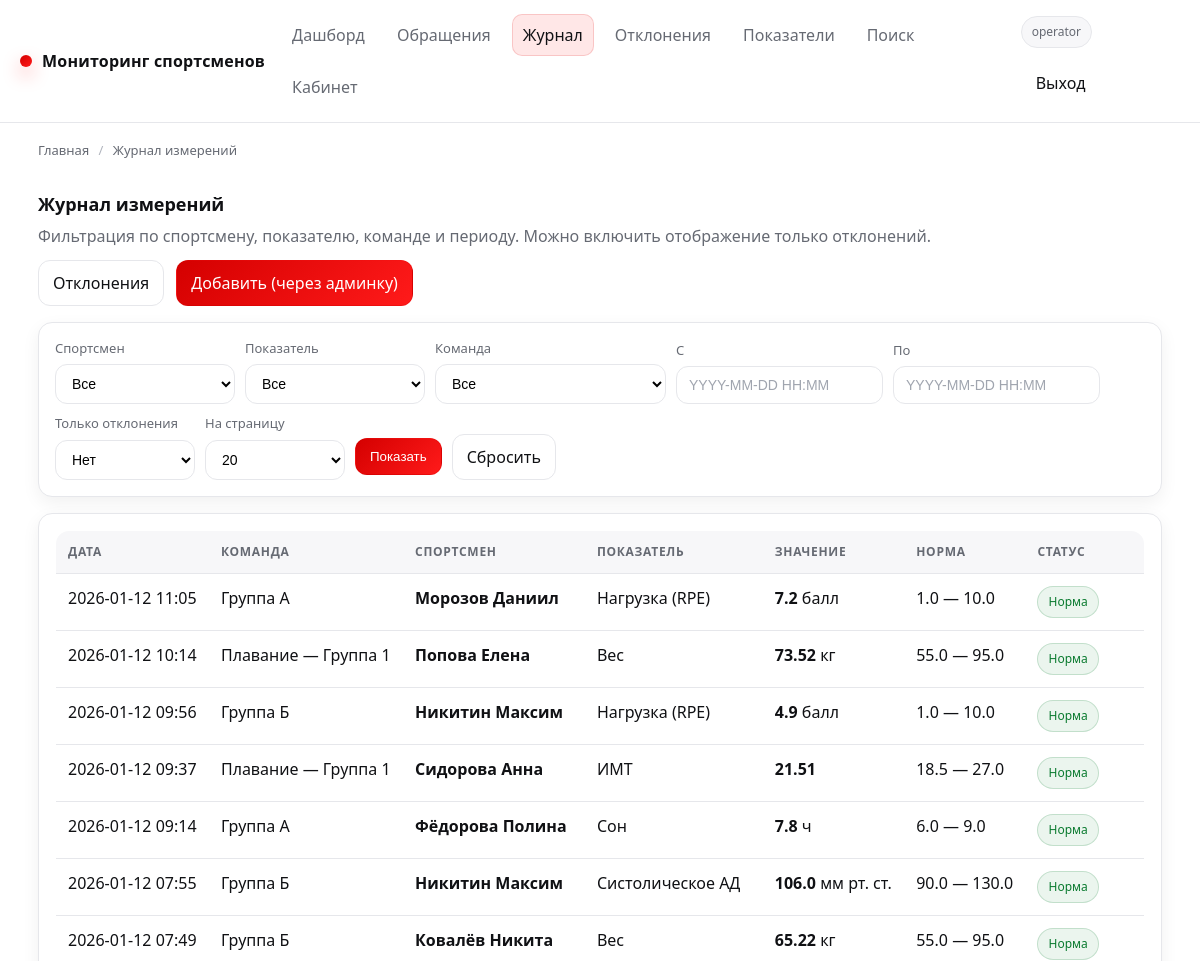
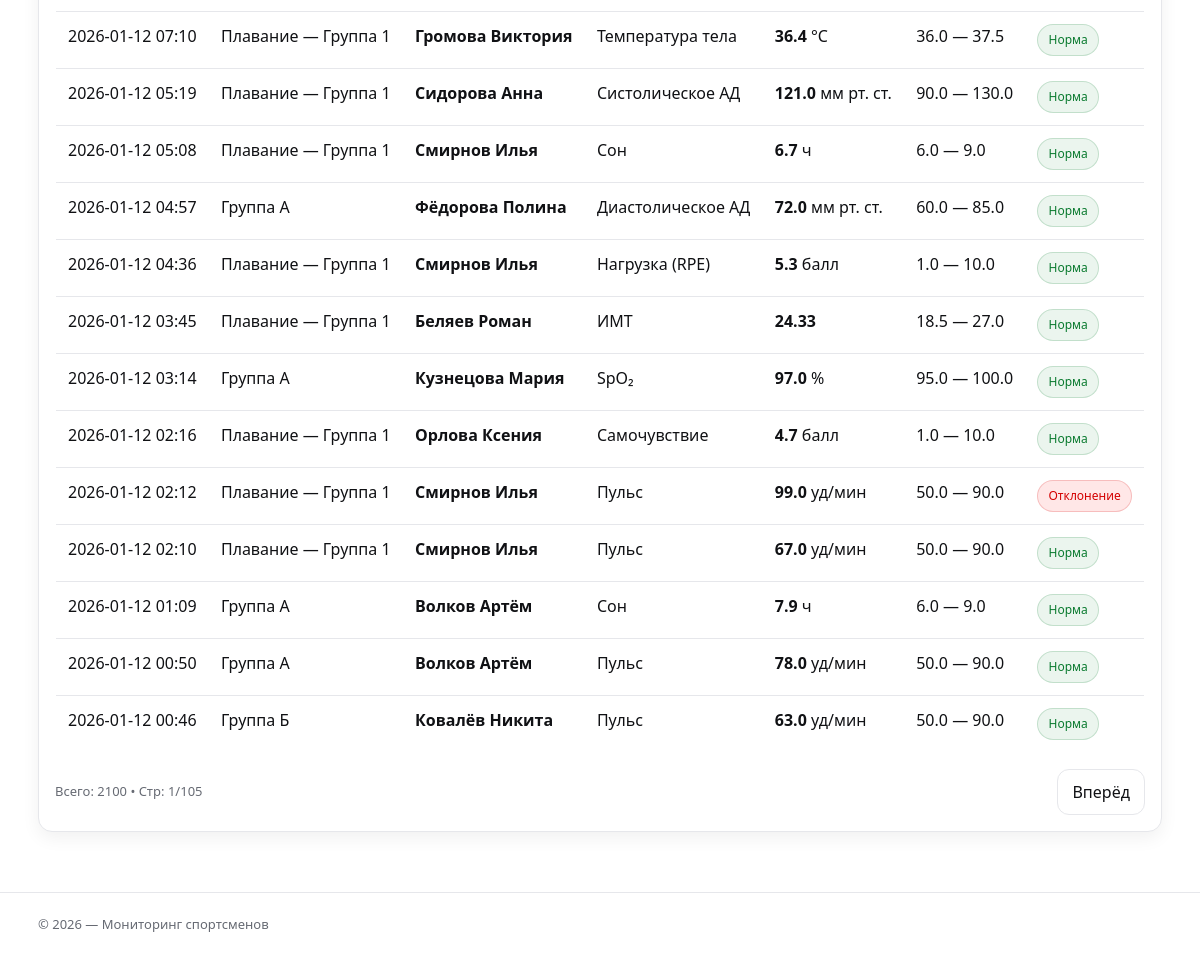
/catalog (signed in), run on the app's committed database (2 pictures, top to bottom).
### app/models.py (models this page shows, shortened)
class User(db.Model, UserMixin):
    __tablename__ = "users"
    id = db.Column(db.Integer, primary_key=True)
    username = db.Column(db.String(64), unique=True, nullable=False, index=True)
    email = db.Column(db.String(120), unique=True, nullable=True, index=True)
    password_hash = db.Column(db.String(255), nullable=False)
    role = db.Column(db.String(32), nullable=False, default=ROLE_USER, index=True)
    is_active = db.Column(db.Boolean, nullable=False, default=True)
    created_at = db.Column(db.DateTime, nullable=False, default=datetime.utcnow)
    last_login_at = db.Column(db.DateTime, nullable=True)
    measurements_created = db.relationship(
        "Measurement",
        back_populates="created_by",
        lazy="select",
    )
    feedback_created = db.relationship(
        "Feedback",
        back_populates="author",
        lazy="select",
    )
    exports_created = db.relationship(
        "ExportBatch",
        back_populates="created_by",
        lazy="select",
    )
    teams_managed = db.relationship(
        "Team",
        back_populates="coach",
        lazy="select",
    )
    alerts_closed = db.relationship(
        "Alert",
        back_populates="closed_by",
        lazy="select",
        foreign_keys="Alert.closed_by_id",
    )
    audit_events = db.relationship(
        "AuditLog",
        back_populates="user",
        lazy="select",
    )
    athlete = db.relationship(
        "Athlete",
        back_populates="user",
        uselist=False,
        lazy="select",
    )
    def has_role(self, *roles: str) -> bool:
        return self.role in roles

class Measurement(db.Model):
    __tablename__ = "measurements"
    id = db.Column(db.Integer, primary_key=True)
    athlete_id = db.Column(db.Integer, db.ForeignKey("athletes.id"), nullable=False, index=True)
    indicator_id = db.Column(db.Integer, db.ForeignKey("indicators.id"), nullable=False, index=True)
    measured_at = db.Column(db.DateTime, nullable=False, default=datetime.utcnow, index=True)
    value = db.Column(db.Float, nullable=False)
    source_id = db.Column(db.Integer, db.ForeignKey("measure_sources.id"), nullable=True, index=True)
    source = db.relationship("MeasureSource", back_populates="measurements", lazy="select")
    created_by_id = db.Column(db.Integer, db.ForeignKey("users.id"), nullable=True, index=True)
    created_at = db.Column(db.DateTime, nullable=False, default=datetime.utcnow)
    comment = db.Column(db.String(255), nullable=True)
    athlete = db.relationship("Athlete", back_populates="measurements", lazy="select")
    indicator = db.relationship("Indicator", back_populates="measurements", lazy="select")
    created_by = db.relationship("User", back_populates="measurements_created", lazy="select")
    alert = db.relationship(
        "Alert",
        back_populates="measurement",
        uselist=False,
        cascade="all, delete-orphan",
        lazy="select",
    )

class Team(db.Model):
    __tablename__ = "teams"
    id = db.Column(db.Integer, primary_key=True)
    name = db.Column(db.String(120), unique=True, nullable=False, index=True)
    coach_id = db.Column(db.Integer, db.ForeignKey("users.id"), nullable=True, index=True)
    coach = db.relationship("User", back_populates="teams_managed", lazy="select")
    parent_id = db.Column(db.Integer, db.ForeignKey("teams.id"), nullable=True)
    parent = db.relationship("Team", remote_side=[id], backref="children")
    is_active = db.Column(db.Boolean, nullable=False, default=True)
    created_at = db.Column(db.DateTime, nullable=False, default=datetime.utcnow)
    athletes = db.relationship("Athlete", back_populates="team", lazy="select")

class Athlete(db.Model):
    __tablename__ = "athletes"
    id = db.Column(db.Integer, primary_key=True)
    user_id = db.Column(db.Integer, db.ForeignKey("users.id"), nullable=True, unique=True, index=True)
    user = db.relationship("User", back_populates="athlete", lazy="select")
    full_name = db.Column(db.String(180), nullable=False, index=True)
    birth_date = db.Column(db.Date, nullable=True)
    gender = db.Column(db.String(16), nullable=True)  # "M"/"F"/etc
    team_id = db.Column(db.Integer, db.ForeignKey("teams.id"), nullable=True, index=True)
    team = db.relationship("Team", back_populates="athletes", lazy="select")
    notes = db.Column(db.Text, nullable=True)
    created_at = db.Column(db.DateTime, nullable=False, default=datetime.utcnow)
    is_active = db.Column(db.Boolean, nullable=False, default=True)
    measurements = db.relationship(
        "Measurement",
        back_populates="athlete",
        cascade="all, delete-orphan",
        lazy="select",
    )
    feedback = db.relationship(
        "Feedback",
        back_populates="athlete",
        lazy="select",
    )
    norms = db.relationship(
        "AthleteIndicatorNorm",
        back_populates="athlete",
        cascade="all, delete-orphan",
        lazy="select",
    )

class Indicator(db.Model):
    __tablename__ = "indicators"
    id = db.Column(db.Integer, primary_key=True)
    name = db.Column(db.String(120), nullable=False, index=True)
    unit = db.Column(db.String(32), nullable=True)
    category_id = db.Column(db.Integer, db.ForeignKey("indicator_categories.id"), nullable=True, index=True)
    category = db.relationship("IndicatorCategory", back_populates="indicators", lazy="select")
    norm_min = db.Column(db.Float, nullable=True)
    norm_max = db.Column(db.Float, nullable=True)
    is_active = db.Column(db.Boolean, nullable=False, default=True)
    created_at = db.Column(db.DateTime, nullable=False, default=datetime.utcnow)
    measurements = db.relationship(
        "Measurement",
        back_populates="indicator",
        cascade="all, delete-orphan",
        lazy="select",
    )
    norms = db.relationship(
        "AthleteIndicatorNorm",
        back_populates="indicator",
        lazy="select",
    )

### app/routes.py (the view)
@bp.get("/catalog")
@staff_required
def catalog():
    team_ids = get_coach_team_ids(current_user) if is_coach(current_user) else []
    athletes, indicators, teams = _get_common_lists(team_ids=team_ids)
    athlete_id = request.args.get("athlete_id", type=int)
    indicator_id = request.args.get("indicator_id", type=int)
    team_id = request.args.get("team_id", type=int)
    out_only = (request.args.get("out") == "1")
    period_from, period_to = get_period_from_request("from", "to")
    page = clamp_int(request.args.get("page"), default=1, min_value=1, max_value=10_000)
    per_page = clamp_int(request.args.get("per_page"), default=20, min_value=5, max_value=200)
    q = (
        Measurement.query
        .join(Measurement.athlete)
        .join(Measurement.indicator)
        .order_by(Measurement.measured_at.desc())
    )
    if team_ids:
        q = q.filter(Athlete.team_id.in_(team_ids))
    q = _apply_measurement_filters(
        q,
        athlete_id=athlete_id,
        indicator_id=indicator_id,
        team_id=team_id,
        period_from=period_from,
        period_to=period_to,
        out_only=out_only,
    )
    pagination = simple_paginate(q, page=page, per_page=per_page)
    bc = crumbs(("Главная", url_for("routes.index")), ("Журнал измерений", ""))
    return render_template(
        "journal.html",  # было: catalog.html
        breadcrumbs=bc,
        athletes=athletes,
        indicators=indicators,
        teams=teams,
        filters={
            "athlete_id": athlete_id,
            "indicator_id": indicator_id,
            "team_id": team_id,
            "from": period_from.strftime("%Y-%m-%d %H:%M") if period_from else "",
            "to": period_to.strftime("%Y-%m-%d %H:%M") if period_to else "",
            "out": "1" if out_only else "0",
            "per_page": per_page,
        },
        pagination=pagination,
    )

### app/templates/journal.html (shortened to what this page needs)
{% extends "base.html" %}
{% block content %}
  <div class="row space-between">
    <div>
      <h1 class="card__title" style="margin:0;">Журнал измерений</h1>
      <p class="card__subtitle" style="margin:6px 0 0;">
        Фильтрация по спортсмену, показателю, команде и периоду. Можно включить отображение только отклонений.
      </p>
    </div>
    <div class="row">
      <a class="btn" href="{{ url_for('routes.offers') }}">Отклонения</a>
      {% if is_admin or is_coach or is_operator %}
        <a class="btn btn--primary" href="{{ url_for('admin.measurements') }}">Добавить (через админку)</a>
      {% endif %}
    </div>
  </div>
  <div class="card mt-16">
    <div class="card__body">
      <form class="filters" method="get" action="{{ url_for('routes.catalog') }}">
        <div class="field">
          <label>Спортсмен</label>
          <select name="athlete_id">
            <option value="">Все</option>
          </select>
        </div>
        <div class="field">
          <label>Показатель</label>
          <select name="indicator_id">
            <option value="">Все</option>
          </select>
        </div>
        <div class="field field--sm">
          <label>Команда</label>
          <select name="team_id">
            <option value="">Все</option>
          </select>
        </div>
        <div class="field field--sm">
          <label>С</label>
          <input class="input" name="from" value="{{ filters.from }}" placeholder="YYYY-MM-DD HH:MM">
        </div>
        <div class="field field--sm">
          <label>По</label>
          <input class="input" name="to" value="{{ filters.to }}" placeholder="YYYY-MM-DD HH:MM">
        </div>
        <div class="field field--sm">
          <label>Только отклонения</label>
          <select name="out">
            <option value="0" {% if filters.out=="0" %}selected{% endif %}>Нет</option>
          </select>
        </div>
        <div class="field field--sm">
          <label>На страницу</label>
          <select name="per_page">
            {% for n in [10,20,50,100,200] %}
              <option value="{{ n }}" {% if filters.per_page==n %}selected{% endif %}>{{ n }}</option>
            {% endfor %}
          </select>
        </div>
        <div class="actions">
          <button class="btn btn--primary" type="submit">Показать</button>
          <a class="btn" href="{{ url_for('routes.catalog') }}">Сбросить</a>
        </div>
      </form>
    </div>
  </div>
  <div class="card mt-16">
    <div class="card__body">
      {% if pagination["items"] and pagination["items"]|length > 0 %}
        <table class="table">
          <thead>
            <tr>
              <th>Дата</th>
              <th>Команда</th>
              <th>Спортсмен</th>
              <th>Показатель</th>
              <th>Значение</th>
              <th>Норма</th>
              <th>Статус</th>
            </tr>
          </thead>
          <tbody>
            {% for m in pagination["items"] %}
              {% set nmin = m.indicator.norm_min %}
              {% set nmax = m.indicator.norm_max %}
              {% set is_bad = ((nmin is not none and m.value < nmin) or (nmax is not none and m.value > nmax)) %}
              <tr>
                <td>{{ m.measured_at.strftime('%Y-%m-%d %H:%M') }}</td>
                <td>{{ m.athlete.team.name if m.athlete.team else "—" }}</td>
                <td>
                  <a href="{{ url_for('routes.product', athlete_id=m.athlete.id) }}"><b>{{ m.athlete.full_name }}</b></a>
                </td>
                <td>{{ m.indicator.name }}</td>
                <td><b>{{ m.value }}</b> {{ m.indicator.unit or "" }}</td>
                <td>
                  {% if nmin is not none or nmax is not none %}
                    {{ nmin if nmin is not none else "—" }} — {{ nmax if nmax is not none else "—" }}
                  {% else %}
                    —
                  {% endif %}
                </td>
                <td>
                  {% if is_bad %}
                    <span class="badge badge--bad">Отклонение</span>
                  {% else %}
                    <span class="badge badge--ok">Норма</span>
                  {% endif %}
                </td>
              </tr>
            {% endfor %}
          </tbody>
        </table>
        <div class="row mt-16 space-between">
          <div style="color: var(--muted); font-size: 13px;">
            Всего: {{ pagination.total }} • Стр: {{ pagination.page }}/{{ pagination.pages }}
          </div>
          <div class="row">
            {% if pagination.has_next %}
              <a class="btn" href="{{ url_for('routes.catalog',
                    page=pagination.next_page,
                    per_page=pagination.per_page,
                    athlete_id=filters.athlete_id,
                    indicator_id=filters.indicator_id,
                    team_id=filters.team_id,
                    from=filters.from,
                    to=filters.to,
                    out=filters.out
              ) }}">Вперёд</a>
            {% endif %}
          </div>
        </div>
      {% else %}
        <p style="margin:0; color: var(--muted);">
          По заданным фильтрам данных нет. Попробуйте изменить условия.
        </p>
      {% endif %}
    </div>
  </div>
{% endblock %}

### app/templates/partials/_nav.html (shortened to what this page needs)
<header class="header">
  <div class="container header__inner">
    <a class="brand" href="{{ url_for('routes.index') }}">
      <span class="brand__dot" aria-hidden="true"></span>
      <span>{{ APP_TITLE or "Мониторинг спортсменов" }}</span>
    </a>
    <nav class="nav" aria-label="Навигация">
      {% if is_authenticated %}
        <a href="{{ url_for('routes.index') }}"
           class="{% if request.endpoint == 'routes.index' %}is-active{% endif %}">
          Дашборд
        </a>
      {% endif %}
      <a href="{{ url_for('feedback.feedback_home') }}"
         class="{% if request.endpoint and request.endpoint.startswith('feedback.') %}is-active{% endif %}">
        Обращения
      </a>
      {% if is_staff %}
        <a href="{{ url_for('routes.catalog') }}"
           class="{% if request.endpoint == 'routes.catalog' %}is-active{% endif %}">
          Журнал
        </a>
        <a href="{{ url_for('routes.offers') }}"
           class="{% if request.endpoint == 'routes.offers' %}is-active{% endif %}">
          Отклонения
        </a>
        {% if is_admin or is_doctor or is_operator %}
          <a href="{{ url_for('routes.categories') }}"
             class="{% if request.endpoint == 'routes.categories' %}is-active{% endif %}">
            Показатели
          </a>
        {% endif %}
        <a href="{{ url_for('routes.search') }}"
           class="{% if request.endpoint == 'routes.search' %}is-active{% endif %}">
          Поиск
        </a>
      {% endif %}
      {% if current_user.is_authenticated %}
        <a href="{{ url_for('cabinet.cabinet_home') }}"
           class="{% if request.endpoint and request.endpoint.startswith('cabinet.') %}is-active{% endif %}">
          Кабинет
        </a>
      {% endif %}
    </nav>
    <div class="row">
      {% if current_user.is_authenticated %}
        <span class="badge" data-tip="Роль: {{ current_user.role }}">
          {{ current_user.username }}
        </span>
        <a class="btn btn--ghost" href="{{ url_for('auth.logout') }}">Выход</a>
      {% else %}
        <a class="btn" href="{{ url_for('auth.login') }}">Вход</a>
        <a class="btn btn--primary" href="{{ url_for('auth.register') }}">Регистрация</a>
      {% endif %}
    </div>
  </div>
</header>

### data on the page
User: username "operator"
Measurement: measured_at "2026-01-12 11:05", athlete.team "Группа А", athlete.full_name "Морозов Даниил", indicator.name "Нагрузка (RPE)", value "7.2", indicator "балл", shows "Норма"
Indicator: norm_min "1.0", norm_max "10.0"
Measurement: measured_at "2026-01-12 10:14", athlete.team "Плавание — Группа 1", athlete.full_name "Попова Елена", indicator.name "Вес", value "73.52", indicator "кг", shows "Норма"
Indicator: norm_min "55.0", norm_max "95.0"
Measurement: measured_at "2026-01-12 09:56", athlete.team "Группа Б", athlete.full_name "Никитин Максим", indicator.name "Нагрузка (RPE)", value "4.9", indicator "балл", shows "Норма"
Measurement: measured_at "2026-01-12 09:37", athlete.team "Плавание — Группа 1", athlete.full_name "Сидорова Анна", indicator.name "ИМТ", value "21.51", shows "Норма"
Indicator: norm_min "18.5", norm_max "27.0"
Measurement: measured_at "2026-01-12 09:14", athlete.team "Группа А", athlete.full_name "Фёдорова Полина", indicator.name "Сон", value "7.8", indicator "ч", shows "Норма"
Indicator: norm_min "6.0", norm_max "9.0"
Measurement: measured_at "2026-01-12 07:55", athlete.team "Группа Б", athlete.full_name "Никитин Максим", indicator.name "Систолическое АД", value "106.0", indicator "мм рт. ст.", shows "Норма"
Indicator: norm_min "90.0", norm_max "130.0"
Measurement: measured_at "2026-01-12 07:49", athlete.team "Группа Б", athlete.full_name "Ковалёв Никита", indicator.name "Вес", value "65.22", indicator "кг", shows "Норма"
Measurement: measured_at "2026-01-12 07:10", athlete.team "Плавание — Группа 1", athlete.full_name "Громова Виктория", indicator.name "Температура тела", value "36.4", indicator "°C", shows "Норма"
Indicator: norm_min "36.0", norm_max "37.5"
Measurement: measured_at "2026-01-12 05:19", athlete.team "Плавание — Группа 1", athlete.full_name "Сидорова Анна", indicator.name "Систолическое АД", value "121.0", indicator "мм рт. ст.", shows "Норма"
Measurement: measured_at "2026-01-12 05:08", athlete.team "Плавание — Группа 1", athlete.full_name "Смирнов Илья", indicator.name "Сон", value "6.7", indicator "ч", shows "Норма"
Measurement: measured_at "2026-01-12 04:57", athlete.team "Группа А", athlete.full_name "Фёдорова Полина", indicator.name "Диастолическое АД", value "72.0", indicator "мм рт. ст.", shows "Норма"
Indicator: norm_min "60.0", norm_max "85.0"
Measurement: measured_at "2026-01-12 04:36", athlete.team "Плавание — Группа 1", athlete.full_name "Смирнов Илья", indicator.name "Нагрузка (RPE)", value "5.3", indicator "балл", shows "Норма"
Measurement: measured_at "2026-01-12 03:45", athlete.team "Плавание — Группа 1", athlete.full_name "Беляев Роман", indicator.name "ИМТ", value "24.33", shows "Норма"
Measurement: measured_at "2026-01-12 03:14", athlete.team "Группа А", athlete.full_name "Кузнецова Мария", indicator.name "SpO₂", value "97.0", indicator "%", shows "Норма"
Indicator: norm_min "95.0", norm_max "100.0"
Measurement: measured_at "2026-01-12 02:16", athlete.team "Плавание — Группа 1", athlete.full_name "Орлова Ксения", indicator.name "Самочувствие", value "4.7", indicator "балл", shows "Норма"
Indicator: norm_min "1.0", norm_max "10.0"
Measurement: measured_at "2026-01-12 02:12", athlete.team "Плавание — Группа 1", athlete.full_name "Смирнов Илья", indicator.name "Пульс", value "99.0", indicator "уд/мин", shows "Отклонение"
Indicator: norm_min "50.0", norm_max "90.0"
Measurement: measured_at "2026-01-12 02:10", athlete.team "Плавание — Группа 1", athlete.full_name "Смирнов Илья", indicator.name "Пульс", value "67.0", indicator "уд/мин", shows "Норма"
Measurement: measured_at "2026-01-12 01:09", athlete.team "Группа А", athlete.full_name "Волков Артём", indicator.name "Сон", value "7.9", indicator "ч", shows "Норма"
Measurement: measured_at "2026-01-12 00:50", athlete.team "Группа А", athlete.full_name "Волков Артём", indicator.name "Пульс", value "78.0", indicator "уд/мин", shows "Норма"
Measurement: measured_at "2026-01-12 00:46", athlete.team "Группа Б", athlete.full_name "Ковалёв Никита", indicator.name "Пульс", value "63.0", indicator "уд/мин", shows "Норма"

### other printed values
{{ APP_TITLE or "Мониторинг спортсменов" }} "Мониторинг спортсменов"
{{ item.title }} "Главная"
{{ item.title }} "Журнал измерений"
{{ pagination.total }} "2100"
{{ pagination.page }} "1"
{{ pagination.pages }} "105"
{{ APP_TITLE or "Мониторинг показателей здоровья спортсменов" }} "Мониторинг спортсменов"
form field per_page "20"
